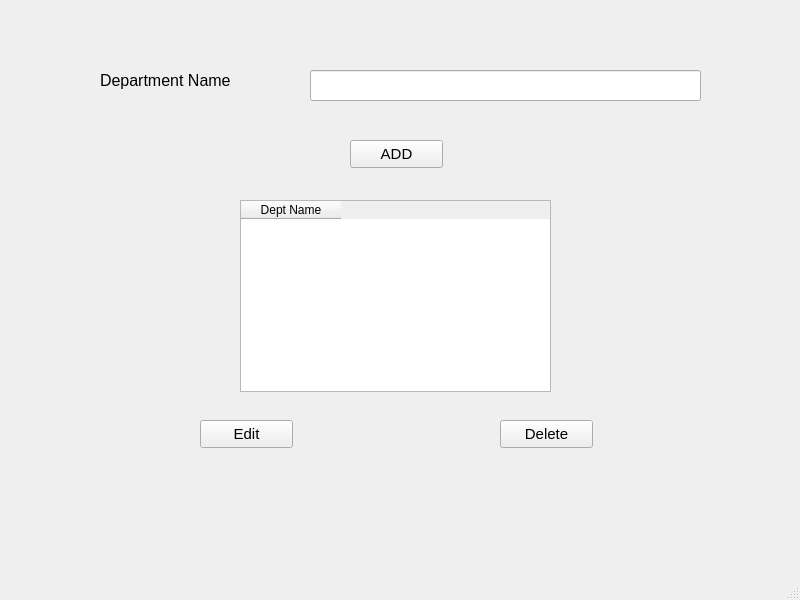
<?xml version="1.0" encoding="UTF-8"?>
<ui version="4.0">
 <class>adddebt</class>
 <widget class="QMainWindow" name="adddebt">
  <property name="geometry">
   <rect>
    <x>0</x>
    <y>0</y>
    <width>800</width>
    <height>600</height>
   </rect>
  </property>
  <property name="windowTitle">
   <string>MainWindow</string>
  </property>
  <widget class="QWidget" name="centralwidget">
   <widget class="QLabel" name="l1">
    <property name="geometry">
     <rect>
      <x>100</x>
      <y>60</y>
      <width>181</width>
      <height>41</height>
     </rect>
    </property>
    <property name="font">
     <font>
      <pointsize>12</pointsize>
     </font>
    </property>
    <property name="text">
     <string>Department Name</string>
    </property>
   </widget>
   <widget class="QLineEdit" name="t1">
    <property name="geometry">
     <rect>
      <x>310</x>
      <y>70</y>
      <width>391</width>
      <height>31</height>
     </rect>
    </property>
   </widget>
   <widget class="QPushButton" name="b1">
    <property name="geometry">
     <rect>
      <x>350</x>
      <y>140</y>
      <width>93</width>
      <height>28</height>
     </rect>
    </property>
    <property name="font">
     <font>
      <pointsize>11</pointsize>
     </font>
    </property>
    <property name="text">
     <string>ADD</string>
    </property>
   </widget>
   <widget class="QTableWidget" name="adddept">
    <property name="geometry">
     <rect>
      <x>240</x>
      <y>200</y>
      <width>311</width>
      <height>192</height>
     </rect>
    </property>
    <column>
     <property name="text">
      <string>Dept Name</string>
     </property>
    </column>
   </widget>
   <widget class="QPushButton" name="b2">
    <property name="geometry">
     <rect>
      <x>200</x>
      <y>420</y>
      <width>93</width>
      <height>28</height>
     </rect>
    </property>
    <property name="font">
     <font>
      <pointsize>11</pointsize>
     </font>
    </property>
    <property name="text">
     <string>Edit</string>
    </property>
   </widget>
   <widget class="QPushButton" name="b3">
    <property name="geometry">
     <rect>
      <x>500</x>
      <y>420</y>
      <width>93</width>
      <height>28</height>
     </rect>
    </property>
    <property name="font">
     <font>
      <pointsize>11</pointsize>
     </font>
    </property>
    <property name="text">
     <string>Delete</string>
    </property>
   </widget>
  </widget>
  <widget class="QMenuBar" name="menubar">
   <property name="geometry">
    <rect>
     <x>0</x>
     <y>0</y>
     <width>800</width>
     <height>26</height>
    </rect>
   </property>
  </widget>
  <widget class="QStatusBar" name="statusbar"/>
 </widget>
 <resources/>
 <connections/>
</ui>
